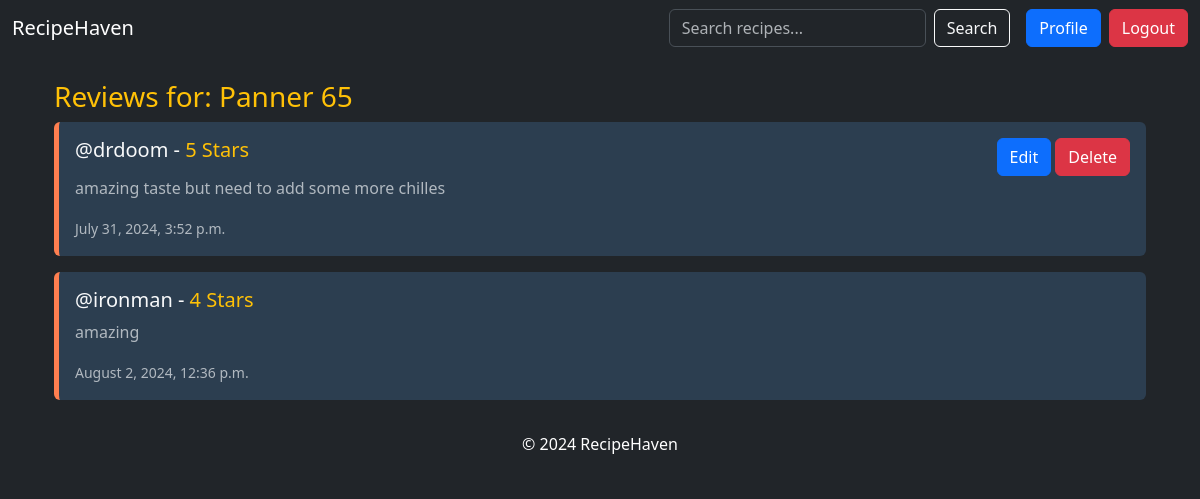
The app's page /8/create_review/ (signed in) with its own data.
### recipes/models.py (models this page shows, shortened)
class Recipe(models.Model):
    CATEGORY_CHOICES = [
        ("vegetarian", "Vegetarian"),
        ("non-vegetarian", "Non-Vegetarian"),
    ]
    user = models.ForeignKey(User, on_delete=models.CASCADE)
    title = models.TextField(max_length=70)
    description = models.TextField(max_length=220)
    ingredients = models.TextField(max_length=350)
    steps_to_cook = models.TextField(max_length=700)
    photo = models.ImageField(upload_to="photos/", blank=True, null=True)
    category = models.CharField(
        max_length=20, choices=CATEGORY_CHOICES, default="vegetarian"
    )
    created_at = models.DateTimeField(auto_now_add=True)
    updated_at = models.DateTimeField(auto_now=True)

class Review(models.Model):
    RATING_CHOICES = [
        (1, "1 Star"),
        (2, "2 Stars"),
        (3, "3 Stars"),
        (4, "4 Stars"),
        (5, "5 Stars"),
    ]
    user = models.ForeignKey(User, on_delete=models.CASCADE)
    recipe = models.ForeignKey(Recipe, on_delete=models.CASCADE)
    rating = models.IntegerField(choices=RATING_CHOICES, default=1)
    comment = models.TextField(max_length=240)
    created_at = models.DateTimeField(auto_now_add=True)
    updated_at = models.DateTimeField(auto_now=True)
    class Meta:
        unique_together = ("recipe", "user")

### recipes/views.py (the view)
# urls.py: path("<int:recipe_id>/create_review/", views.create_review, name="create_review"),
@login_required
def create_review(request, recipe_id):
    recipe = get_object_or_404(Recipe, pk=recipe_id)
    review_list = Review.objects.filter(recipe=recipe)
    user_review_exists = review_list.filter(user=request.user).exists()
    if request.method == "POST":
        form = ReviewForm(request.POST)
        if form.is_valid():
            review = form.save(commit=False)
            review.recipe = recipe
            review.user = request.user
            review.save()
            return render(request, "recipe/recipe_detail.html", {"recipe": recipe})
    else:
        form = ReviewForm()
    return render(
        request,
        "reviews/review_form.html",
        {
            "recipe": recipe,
            "form": form,
            "review_list": review_list,
            "user_review_exists": user_review_exists,
        },
    )

### recipes/forms.py
class ReviewForm(forms.ModelForm):
    class Meta:
        model = Review
        fields = ["rating", "comment"]
        widgets = {
            "rating": forms.Select(
                attrs={
                    "class": "form-control",
                }
            ),
            "comment": forms.Textarea(
                attrs={
                    "placeholder": "Enter Comment here",
                    "class": "form-control w-100",
                    "style": "height: 110px;",
                }
            ),
        }

### recipes/templates/reviews/review_form.html (shortened to what this page needs)
{% extends "layout.html" %}
{% block content %}
<div class="container">
    <h3 class="mt-4 text-warning">Reviews for: {{ recipe.title }}</h3>
    {% if review_list %}
        {% for review in review_list %}
            <div class="review mb-3 p-3 rounded" style="background-color: #2c3e50; border-left: 5px solid #ff7f50;">
               <div class="d-flex justify-content-between">
                    <h5 class="text-light">@{{ review.user.username }} - <span class="text-warning">{{ review.rating }} Stars</span>                     </h5>
                    {% if review.user == user %}
                        <div>
                            <a href="{% url 'edit_review' review.id %}" class="btn btn-primary">Edit</a>
                            <a href="{% url 'delete_review' review.id %}" class="btn btn-danger">Delete</a>
                        </div>
                    {% endif %}
                </div>
                <p class="text-muted">{{ review.comment }}</p>
                <small class="text-muted">{{ review.created_at|date:"F j, Y, g:i a" }}</small>
            </div>
        {% endfor %}
    {% else %}
        <p class="text-muted">No reviews yet.</p>
    {% endif %}
</div>
{% endblock %}

### records on screen
Recipe: title "Panner 65"
Review: user.username "drdoom", rating "5", shows "Edit", comment "amazing taste but need to add some more chilles", created_at "July 31, 2024, 3:52 p.m."
Review: user.username "ironman", rating "4", comment "amazing", created_at "August 2, 2024, 12:36 p.m."
